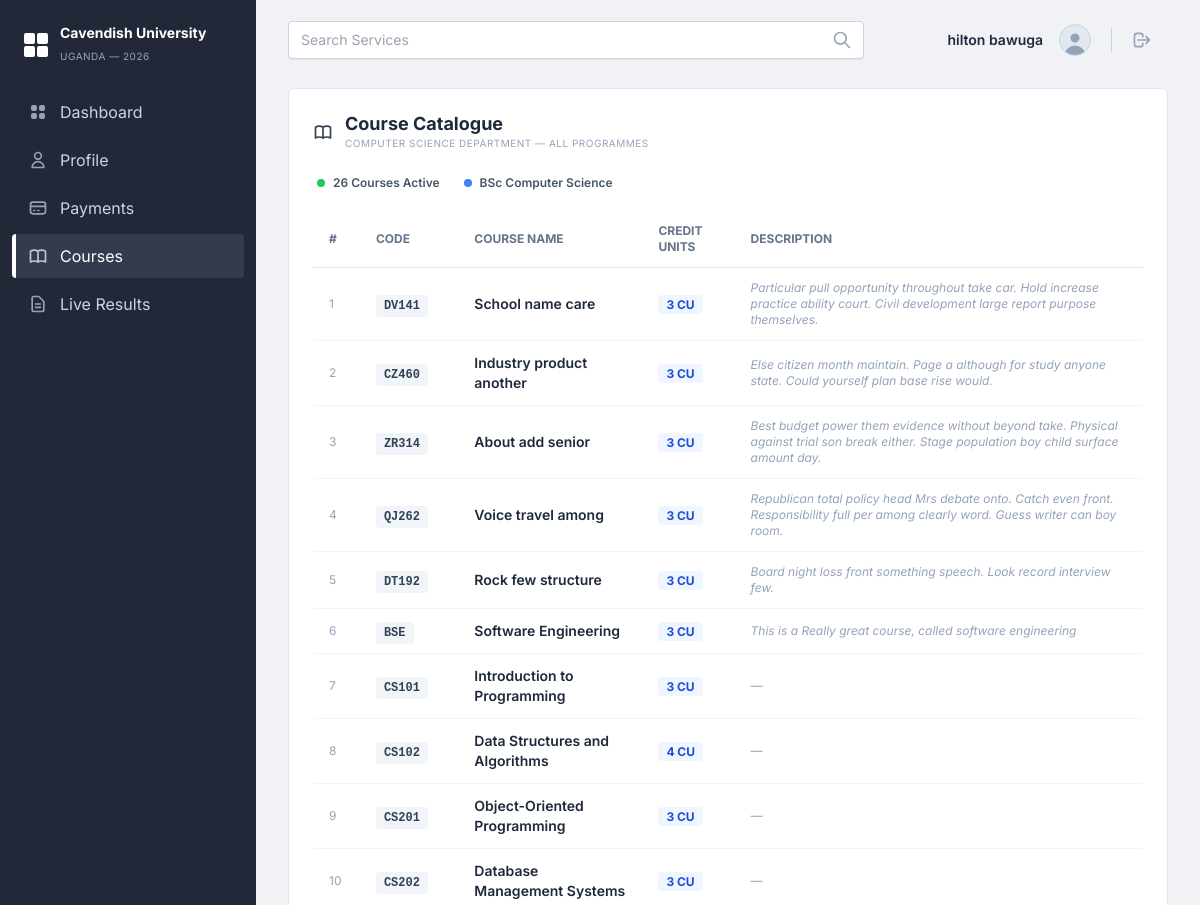
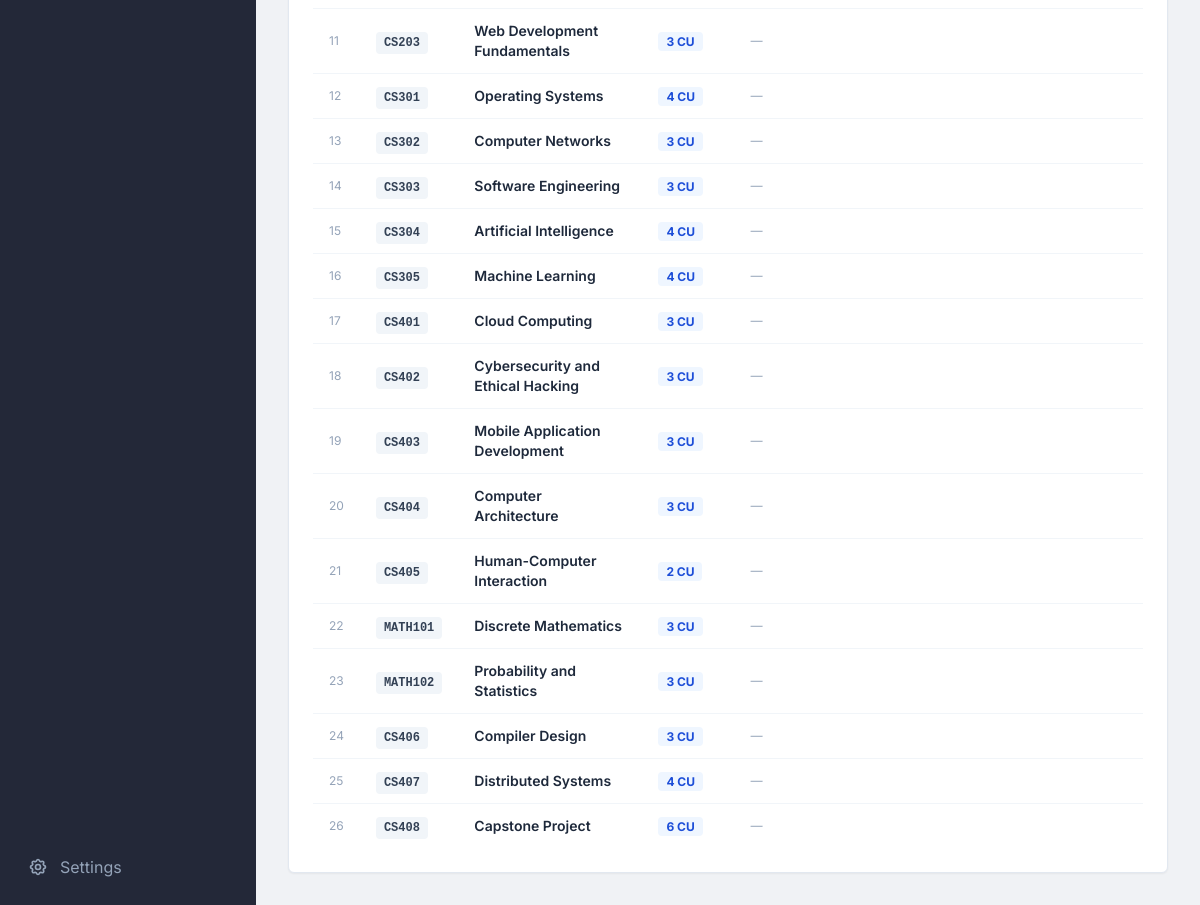
The app's page /courses/ (signed in) with its own data (2 pictures, top to bottom).
### records/models.py (models this page shows, shortened)
class Course(models.Model):
    code = models.CharField(max_length=20, unique=True)
    name = models.CharField(max_length=200)
    credit_units = models.PositiveSmallIntegerField(default=3)
    description = models.TextField(blank=True)

### records/views.py (the view)
# urls.py: path('courses/', views.course_list, name='course_list'),
@login_required(login_url='login')
def course_list(request):
    courses = Course.objects.all()
    return render(request, 'records/course_list.html', {'courses': courses})

### records/templates/records/course_list.html (shortened to what this page needs)
{% extends 'records/base.html' %}
{% block content %}
<div class="bg-white rounded-md shadow-sm border border-cardBorder p-6">
    <div class="flex items-center justify-between mb-6">
        <div class="flex items-center gap-3">
            <div>
                <h3 class="text-lg font-bold text-slate-800 leading-tight">Course Catalogue</h3>
                <p class="text-[10px] text-slate-400 uppercase tracking-wider">Computer Science Department — All Programmes</p>
            </div>
        </div>
    </div>
    <div class="flex items-center gap-6 mb-5 px-1">
        <div class="flex items-center gap-2">
            <div class="w-2 h-2 rounded-full bg-green-500"></div>
            <span class="text-xs text-slate-600 font-semibold">{{ courses|length }} Courses Active</span>
        </div>
        <div class="flex items-center gap-2">
            <div class="w-2 h-2 rounded-full bg-blue-500"></div>
            <span class="text-xs text-slate-600 font-semibold">BSc Computer Science</span>
        </div>
    </div>
    <div class="overflow-x-auto">
        <table class="w-full text-left border-collapse text-sm">
            <thead>
                <tr class="border-b border-slate-200">
                    <th class="py-3 px-4 text-xs font-bold text-slate-500 uppercase">#</th>
                    <th class="py-3 px-4 text-xs font-bold text-slate-500 uppercase">Code</th>
                    <th class="py-3 px-4 text-xs font-bold text-slate-500 uppercase">Course Name</th>
                    <th class="py-3 px-4 text-xs font-bold text-slate-500 uppercase">Credit Units</th>
                    <th class="py-3 px-4 text-xs font-bold text-slate-500 uppercase">Description</th>
                </tr>
            </thead>
            <tbody class="divide-y divide-slate-100">
                {% for course in courses %}
                <tr class="hover:bg-slate-50 transition-colors">
                    <td class="py-3 px-4 text-slate-400 text-xs">{{ forloop.counter }}</td>
                    <td class="py-3 px-4">
                        <span class="font-mono text-xs font-bold px-2 py-1 bg-slate-100 text-slate-700 rounded">{{ course.code }}</span>
                    </td>
                    <td class="py-3 px-4 font-semibold text-slate-800">{{ course.name }}</td>
                    <td class="py-3 px-4">
                        <span class="px-2 py-0.5 bg-blue-50 text-blue-700 rounded text-xs font-bold">{{ course.credit_units }} CU</span>
                    </td>
                    <td class="py-3 px-4 text-slate-400 text-xs italic">{{ course.description|default:"—" }}</td>
                </tr>
                {% empty %}
                <tr><td colspan="5" class="py-10 text-center text-slate-400 text-sm">No courses added yet.</td></tr>
                {% endfor %}
            </tbody>
        </table>
    </div>
</div>
{% endblock %}

### records/templates/records/base.html (shortened to what this page needs)
{% load static %}
<!DOCTYPE html>
<html lang="en">
<head>
    <script src="https://cdn.tailwindcss.com"></script>
</head>
<body class="text-slate-800 antialiased overflow-hidden flex h-screen">
{% if user.is_authenticated %}
    <aside class="w-64 bg-sidebar text-slate-300 flex-shrink-0 h-full flex flex-col z-20">
        <nav class="flex-1 py-6 px-3 space-y-1 overflow-y-auto">
            <div class="mb-6 px-3 flex items-center gap-3">
                <div class="w-6 h-6 grid grid-cols-2 gap-0.5">
                    <div class="bg-white rounded-sm"></div>
                    <div class="bg-white rounded-sm"></div>
                    <div class="bg-white rounded-sm"></div>
                    <div class="bg-white rounded-sm"></div>
                </div>
                <div>
                    <span class="text-white font-bold text-sm leading-tight block">Cavendish University</span>
                    <span class="text-slate-400 text-[10px] uppercase tracking-wider">Uganda &mdash; 2026</span>
                </div>
            </div>
            {% with current=request.resolver_match.url_name %}
            <a href="{% url 'dashboard' %}" class="flex items-center gap-3 px-3 py-2.5 rounded transition-all duration-200 {% if current == 'dashboard' %}bg-sidebarActive text-white border-l-4 border-white{% else %}hover:bg-white/5 border-l-4 border-transparent{% endif %}">
                Dashboard
            </a>
            {% if user.userprofile.role == 'student' %}
            <a href="{% url 'profile' %}" class="flex items-center gap-3 px-3 py-2.5 rounded transition-all duration-200 {% if current == 'profile' %}bg-sidebarActive text-white border-l-4 border-white{% else %}hover:bg-white/5 border-l-4 border-transparent{% endif %}">
                <svg class="w-5 h-5 opacity-70" fill="none" stroke="currentColor" viewBox="0 0 24 24"><path stroke-linecap="round" stroke-linejoin="round" stroke-width="2" d="M16 7a4 4 0 11-8 0 4 4 0 018 0zM12 14a7 7 0 00-7 7h14a7 7 0 00-7-7z"></path></svg>
                Profile
            </a>
            <a href="{% url 'payment_list' %}" class="flex items-center gap-3 px-3 py-2.5 rounded transition-all duration-200 {% if current == 'payment_list' %}bg-sidebarActive text-white border-l-4 border-white{% else %}hover:bg-white/5 border-l-4 border-transparent{% endif %}">
                <svg class="w-5 h-5 opacity-70" fill="none" stroke="currentColor" viewBox="0 0 24 24"><path stroke-linecap="round" stroke-linejoin="round" stroke-width="2" d="M3 10h18M7 15h1m4 0h1m-7 4h12a3 3 0 003-3V8a3 3 0 00-3-3H6a3 3 0 00-3 3v8a3 3 0 003 3z"></path></svg>
                Payments
            </a>
            <a href="{% url 'course_list' %}" class="flex items-center gap-3 px-3 py-2.5 rounded transition-all duration-200 {% if current == 'course_list' %}bg-sidebarActive text-white border-l-4 border-white{% else %}hover:bg-white/5 border-l-4 border-transparent{% endif %}">
                Courses
            </a>
            <a href="{% url 'result_list' %}" class="flex items-center gap-3 px-3 py-2.5 rounded transition-all duration-200 {% if current == 'result_list' %}bg-sidebarActive text-white border-l-4 border-white{% else %}hover:bg-white/5 border-l-4 border-transparent{% endif %}">
                <svg class="w-5 h-5 opacity-70" fill="none" stroke="currentColor" viewBox="0 0 24 24"><path stroke-linecap="round" stroke-linejoin="round" stroke-width="2" d="M9 12h6m-6 4h6m2 5H7a2 2 0 01-2-2V5a2 2 0 012-2h5.586a1 1 0 01.707.293l5.414 5.414a1 1 0 01.293.707V19a2 2 0 01-2 2z"></path></svg>
                Live Results
            </a>
            {% endif %}
            {% endwith %}
        </nav>
        <div class="p-4 mt-auto">
            <a href="#" class="flex items-center gap-3 px-3 py-2.5 rounded transition-all duration-200 hover:bg-white/5 text-slate-400">
                Settings
            </a>
        </div>
    </aside>
    <div class="flex-1 flex flex-col h-screen overflow-hidden bg-background">
        <header class="h-20 px-8 flex items-center justify-between flex-shrink-0">
            <div class="flex-1 max-w-xl">
                <div class="relative flex items-center">
                    <input type="text" placeholder="Search Services" class="w-full bg-white border-none rounded-md py-2.5 pl-4 pr-10 text-sm text-slate-700 shadow-sm focus:ring-0">
                    <div class="absolute right-3 text-slate-400">
                        <svg class="w-5 h-5" fill="none" stroke="currentColor" viewBox="0 0 24 24"><path stroke-linecap="round" stroke-linejoin="round" stroke-width="2" d="M21 21l-6-6m2-5a7 7 0 11-14 0 7 7 0 0114 0z"></path></svg>
                    </div>
                </div>
            </div>
            <div class="flex items-center gap-4 ml-4 px-4 py-2">
                <span class="text-sm font-semibold text-slate-800">{{ user.get_full_name|default:user.username }}</span>
                <div class="w-8 h-8 rounded-full bg-slate-200 overflow-hidden border border-slate-300">
                    <svg class="w-full h-full text-slate-400 mt-1" fill="currentColor" viewBox="0 0 20 20"><path fill-rule="evenodd" d="M10 9a3 3 0 100-6 3 3 0 000 6zm-7 9a7 7 0 1114 0H3z" clip-rule="evenodd"></path></svg>
                </div>
                <a href="{% url 'logout' %}" class="text-slate-400 hover:text-slate-600">
                    <svg class="w-5 h-5" fill="none" stroke="currentColor" viewBox="0 0 24 24"><path stroke-linecap="round" stroke-linejoin="round" stroke-width="2" d="M17 16l4-4m0 0l-4-4m4 4H7m6 4v1a3 3 0 01-3 3H6a3 3 0 01-3-3V7a3 3 0 013-3h4a3 3 0 013 3v1"></path></svg>
                </a>
            </div>
        </header>
        <main class="flex-1 overflow-y-auto p-8 pt-2">
            {% block content %}{% endblock %}
        </main>
    </div>
{% else %}
    <div class="flex-1 bg-background min-h-screen w-full overflow-y-auto py-12 px-4 flex justify-center">
        <div class="w-full max-w-md my-auto">
            {% block auth_content %}{% endblock %}
        </div>
    </div>
{% endif %}
</body>
</html>

### records/templates/records/base.html (style rules this page uses)
body { font-family: 'Inter', sans-serif; background-color: #f0f2f5; }
input[type="text"], input[type="password"], input[type="email"], select, textarea { width: 100%; padding: 0.5rem 0.75rem; border: 1px solid #cbd5e1; border-radius: 0.25rem; outline: none; transition: border-color 0.2s; }

### records on screen
Course: code "DV141", name "School name care", credit_units "3", description "Particular pull opportunity throughout take car. Hold increase practice ability court. Civil development large report purpose themselves."
Course: code "CZ460", name "Industry product another", credit_units "3", description "Else citizen month maintain. Page a although for study anyone state. Could yourself plan base rise would."
Course: code "ZR314", name "About add senior", credit_units "3", description "Best budget power them evidence without beyond take. Physical against trial son break either. Stage population boy child surface amount day."
Course: code "QJ262", name "Voice travel among", credit_units "3", description "Republican total policy head Mrs debate onto. Catch even front. Responsibility full per among clearly word. Guess writer can boy room."
Course: code "DT192", name "Rock few structure", credit_units "3", description "Board night loss front something speech. Look record interview few."
Course: code "BSE", name "Software Engineering", credit_units "3", description "This is a Really great course, called software engineering"
Course: code "CS101", name "Introduction to Programming", credit_units "3", description "—"
Course: code "CS102", name "Data Structures and Algorithms", credit_units "4", description "—"
Course: code "CS201", name "Object-Oriented Programming", credit_units "3", description "—"
Course: code "CS202", name "Database Management Systems", credit_units "3", description "—"
Course: code "CS203", name "Web Development Fundamentals", credit_units "3", description "—"
Course: code "CS301", name "Operating Systems", credit_units "4", description "—"
Course: code "CS302", name "Computer Networks", credit_units "3", description "—"
Course: code "CS303", name "Software Engineering", credit_units "3", description "—"
Course: code "CS304", name "Artificial Intelligence", credit_units "4", description "—"
Course: code "CS305", name "Machine Learning", credit_units "4", description "—"
Course: code "CS401", name "Cloud Computing", credit_units "3", description "—"
Course: code "CS402", name "Cybersecurity and Ethical Hacking", credit_units "3", description "—"
Course: code "CS403", name "Mobile Application Development", credit_units "3", description "—"
Course: code "CS404", name "Computer Architecture", credit_units "3", description "—"
Course: code "CS405", name "Human-Computer Interaction", credit_units "2", description "—"
Course: code "MATH101", name "Discrete Mathematics", credit_units "3", description "—"
Course: code "MATH102", name "Probability and Statistics", credit_units "3", description "—"
Course: code "CS406", name "Compiler Design", credit_units "3", description "—"
Course: code "CS407", name "Distributed Systems", credit_units "4", description "—"
Course: code "CS408", name "Capstone Project", credit_units "6", description "—"

### other values on screen
{{ user.get_full_name|default:user.username }} "hilton bawuga"
{{ courses|length }} "26"
